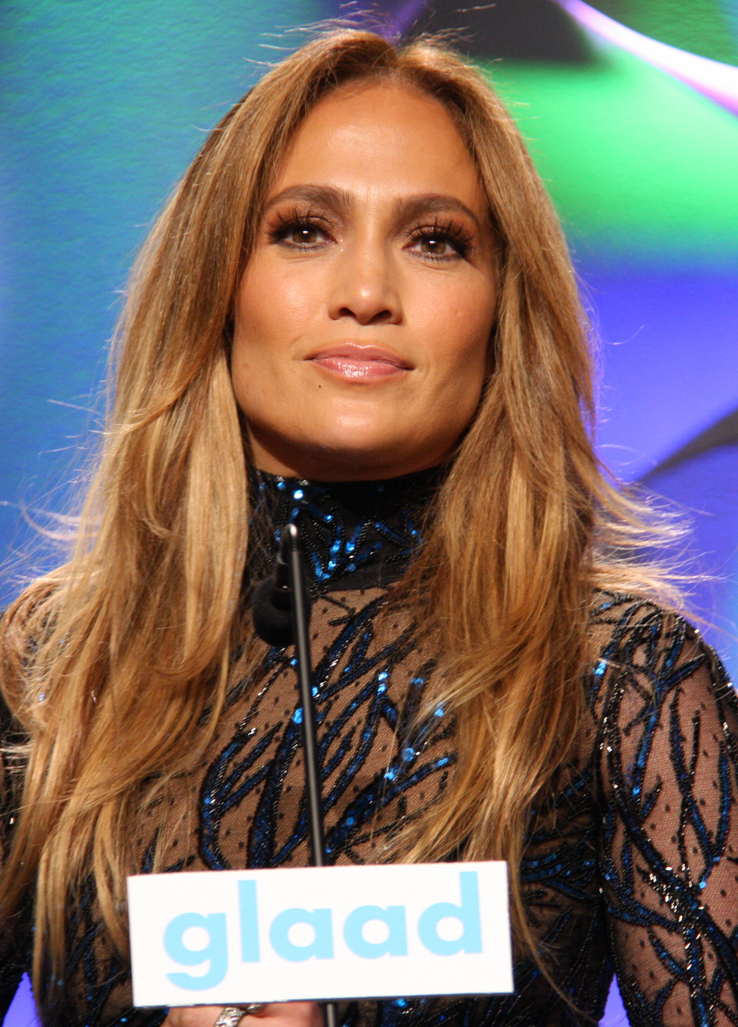
#> input picture people/jlo.jpg, 738 x 1027 px
$ jupyter execute --allow-errors Facial_Recognition_with_VGGFace_in_Keras.ipynb   (shell and % lines are left out)
#> lines starting #> are read from the running program, lines starting #| are printed output that depends on the picture
# Facial Recognition with VGGFace in Keras

Related Paper - https://www.robots.ox.ac.uk/~vgg/publications/2015/Parkhi15/parkhi15.pdf

## **1. Download our data, and import our modules**

[cell 1]
# Import our libaries
from tensorflow.keras.models import Model, Sequential
from tensorflow.keras.layers import Input, Convolution2D, ZeroPadding2D, MaxPooling2D, Flatten, Dense, Dropout, Activation
from PIL import Image
import numpy as np
from tensorflow.keras.preprocessing.image import load_img, save_img, img_to_array
from tensorflow.keras.applications.imagenet_utils import preprocess_input
from tensorflow.keras.preprocessing import image
import matplotlib.pyplot as plt

## **2. Define our VGGFace Model and load our weights**

#> (a cell that did not finish here is left out)

### **Load our VGG Face Weights**

We don't need to train our model if we can get the already trained 'weights'.

#> (a cell that did not finish here is left out)

## **3. Create our cosine distance function**

[cell 4]
def preprocess_image(image_path):
    img = load_img(image_path, target_size=(224, 224))
    img = img_to_array(img)
    img = np.expand_dims(img, axis=0)
    img = preprocess_input(img)
    return img

def findCosineSimilarity(source_representation, test_representation):
    a = np.matmul(np.transpose(source_representation), test_representation)
    b = np.sum(np.multiply(source_representation, source_representation))
    c = np.sum(np.multiply(test_representation, test_representation))
    return 1 - (a / (np.sqrt(b) * np.sqrt(c)))

# Our model that outputs the 2,622 embedding vector, not the softmax layer.
#> (the rest of this cell did not finish here and is left out)

## **4. Verify Facial Similarity**

#### **Define our verifyFace function where we load to images of faces and compare them.**

We set **epsilon** to be the threshold of whether our two faces are the same person. Setting a lower value makes it more strict with our face matching.

[cell 5]
epsilon = 0.40

def verifyFace(img1, img2):
    # Get embedding/encoding for face1 and face2
    img1_representation = vgg_face_descriptor.predict(preprocess_image('./training_faces/%s' % (img1)))[0,:]
    img2_representation = vgg_face_descriptor.predict(preprocess_image('./training_faces/%s' % (img2)))[0,:]

    # Calculate the cosine similarity between the two embeddings
    cosine_similarity = findCosineSimilarity(img1_representation, img2_representation)

    f = plt.figure()
    f.add_subplot(1,2, 1)
    plt.imshow(image.load_img('./training_faces/%s' % (img1)))
    plt.xticks([]); plt.yticks([])
    f.add_subplot(1,2, 2)
    plt.imshow(image.load_img('./training_faces/%s' % (img2)))
    plt.xticks([]); plt.yticks([])
    plt.show(block=True)

    print("Cosine similarity: ",cosine_similarity)

    # If similarity score is less than the epsilon threshold
    if(cosine_similarity < epsilon):
        print("They are same person")
    else:
        print("They are not same person!")

### **Let's run a test**

#> (a cell that did not finish here is left out)

# **5. Facial Recognition with One Shot Learning**
### **Extract faces from pictures of people**

#### **Instrutions:**
1. Place photos of people (one face visible) in the folder called "./people"
2. Faces are extracted using the haarcascade_frontalface_default detector model
3. Extracted faces are placed in the folder called "./group_of_faces"
4. We are extracting the faces needed for our one-shot learning model

[cell 7]
# Our Setup, Import Libaries, Create our Imshow Function and Download our Images
import cv2
import numpy as np
from matplotlib import pyplot as plt

# Define our imshow function
def imshow(title = "Image", image = None, size = 8):
      w, h = image.shape[0], image.shape[1]
      aspect_ratio = w/h
      plt.figure(figsize=(size * aspect_ratio,size))
      plt.imshow(cv2.cvtColor(image, cv2.COLOR_BGR2RGB))
      plt.title(title)
      plt.show()

[cell 8]
# The code below extracts faces from images and places them in the folder
import os
from os import listdir
from os.path import isfile, join

# Create a function to setup the directories we'll be storing our images
def makedir(directory):
    if not os.path.exists(directory):
        os.makedirs(directory)
        return None
    else:
        pass

# Loading out HAARCascade Face Detector
face_detector = cv2.CascadeClassifier('Haarcascades/haarcascade_frontalface_default.xml')

# Directory of image of persons we'll be extracting faces frommy
mypath = "./people/"
image_file_names = [f for f in listdir(mypath) if isfile(join(mypath, f))]
print("Collected " + str(len(image_file_names)) + " images")
makedir("./group_of_faces/")

for image_name in image_file_names:
    person_image = cv2.imread(mypath+image_name)
#> person_image is the input picture: shape (1027, 738, 3); mean B, G, R 102.5, 109.9, 121.7
    face_info = face_detector.detectMultiScale(person_image, 1.3, 5)
#> face_info = [[213, 108, 318, 318]]
    for (x,y,w,h) in face_info:
        face = person_image[y:y+h, x:x+w]
        roi = cv2.resize(face, (128, 128), interpolation = cv2.INTER_CUBIC)
#> this loop made 1 pass
#> pass 1, `face = person_image[y:y+h, x:x+w]`:
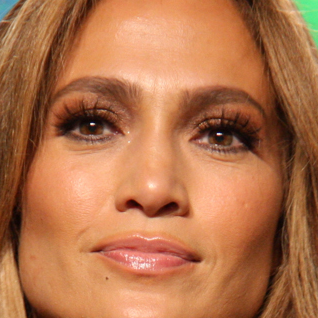
#> face: shape (318, 318, 3); mean B, G, R 75.5, 114.6, 178.1
#> pass 1, `roi = cv2.resize(face, (128, 128), interpolation = cv2.INTER_CUBIC)`:
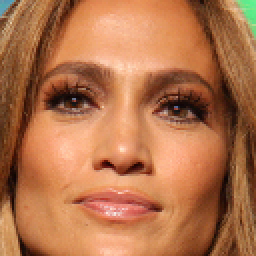
#> roi: shape (128, 128, 3) (shown 2 times larger); mean B, G, R 75.5, 114.6, 178.1

    path = "./group_of_faces/" + "face_" + image_name
    cv2.imwrite(path, roi)
    imshow("face", roi)
#> pass 2 of the loop `for image_name in image_file_names:`:
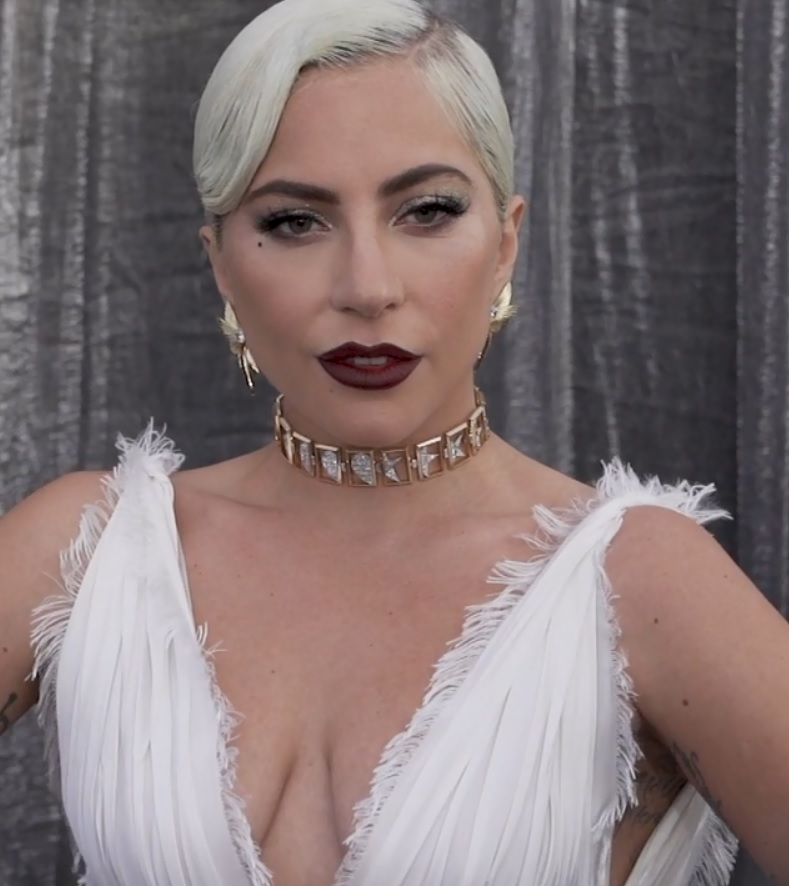
#> input picture people/ladygaga.jpg, 789 x 886 px
#> person_image is the input picture: shape (886, 789, 3); mean B, G, R 117.1, 117.1, 132
#> face_info = [[155, 53, 413, 413]]
#> the loop `for (x,y,w,h) in face_info:` made 1 pass
#> pass 1, `face = person_image[y:y+h, x:x+w]`:
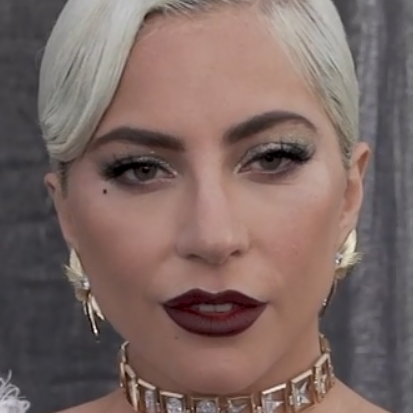
#> face: shape (413, 413, 3); mean B, G, R 99.1, 103.5, 123.8
#> pass 1, `roi = cv2.resize(face, (128, 128), interpolation = cv2.INTER_CUBIC)`:
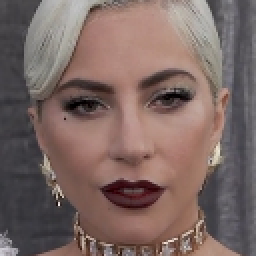
#> roi: shape (128, 128, 3) (shown 2 times larger); mean B, G, R 99.1, 103.5, 123.8

### **Load our VGGFaceModel**
- This block of code defines the VGGFace model (which we use later) and loads the model

[cell 9]
import numpy as np
import cv2
from tensorflow.keras.models import Model, Sequential
from tensorflow.keras.layers import Input, Convolution2D, ZeroPadding2D, MaxPooling2D, Flatten, Dense, Dropout, Activation
from PIL import Image
from tensorflow.keras.preprocessing.image import load_img, save_img, img_to_array
from tensorflow.keras.applications.imagenet_utils import preprocess_input
from tensorflow.keras.preprocessing import image
import matplotlib.pyplot as plt
from os import listdir

def preprocess_image(image_path):
    """Loads image from path and resizes it"""
    img = load_img(image_path, target_size=(224, 224))
    img = img_to_array(img)
    img = np.expand_dims(img, axis=0)
    img = preprocess_input(img)
    return img

#> (the rest of this cell did not finish here and is left out)

## **6. Test model using your Webcam**
This code looks up the faces you extracted in the "group_of_faces" folder and uses the similarity (Cosine Similarity) to detect which faces is most similar to the one being extracted with your webcam.

[cell 10]
from IPython.display import display, Javascript
from google.colab.output import eval_js
from base64 import b64decode

def take_photo(filename='photo.jpg', quality=0.8):
  js = Javascript('''
    async function takePhoto(quality) {
      const div = document.createElement('div');
      const capture = document.createElement('button');
      capture.textContent = 'Capture';
      div.appendChild(capture);

      const video = document.createElement('video');
      video.style.display = 'block';
      const stream = await navigator.mediaDevices.getUserMedia({video: true});

      document.body.appendChild(div);
      div.appendChild(video);
      video.srcObject = stream;
      await video.play();

      // Resize the output to fit the video element.
      google.colab.output.setIframeHeight(document.documentElement.scrollHeight, true);

      // Wait for Capture to be clicked.
      await new Promise((resolve) => capture.onclick = resolve);

      const canvas = document.createElement('canvas');
      canvas.width = video.videoWidth;
      canvas.height = video.videoHeight;
      canvas.getContext('2d').drawImage(video, 0, 0);
      stream.getVideoTracks()[0].stop();
      div.remove();
      return canvas.toDataURL('image/jpeg', quality);
    }
    ''')
  display(js)
  data = eval_js('takePhoto({})'.format(quality))
  binary = b64decode(data.split(',')[1])
  with open(filename, 'wb') as f:
    f.write(binary)
  return filename

[cell 11]
from IPython.display import Image
try:
  filename = take_photo()
  print('Saved to {}'.format(filename))

  # Show the image which was just taken.
  display(Image(filename))
except Exception as err:
  # Errors will be thrown if the user does not have a webcam or if they do not
  # grant the page permission to access it.
  print(str(err))

[cell 12]
#points to your extracted faces
people_pictures = "./group_of_faces/"

all_people_faces = dict()

for file in listdir(people_pictures):
    person_face, extension = file.split(".")
    try:
      all_people_faces[person_face] = model.predict(preprocess_image('./group_of_faces/%s.jpg' % (person_face)))[0,:]
    except:
      pass

print("Face representations retrieved successfully")

def findCosineSimilarity(source_representation, test_representation):
    a = np.matmul(np.transpose(source_representation), test_representation)
    b = np.sum(np.multiply(source_representation, source_representation))
    c = np.sum(np.multiply(test_representation, test_representation))
    return 1 - (a / (np.sqrt(b) * np.sqrt(c)))

img = cv2.imread('photo.jpg')
faces = face_detector.detectMultiScale(img, 1.3, 5)
#> faces = ()

for (x,y,w,h) in faces:
    cv2.rectangle(img,(x,y),(x+w,y+h),(255,0,0),2) #draw rectangle to main image
    detected_face = img[int(y):int(y+h), int(x):int(x+w)] #crop detected face
    detected_face = cv2.resize(detected_face, (224, 224)) #resize to 224x224

    img_pixels = image.img_to_array(detected_face)
    img_pixels = np.expand_dims(img_pixels, axis = 0)
    img_pixels /= 255

    captured_representation = model.predict(img_pixels)[0,:]

    found = 0
    for i in all_people_faces:
        person_name = i
        representation = all_people_faces[i]

        similarity = findCosineSimilarity(representation, captured_representation)
        if(similarity < 0.35):
            cv2.putText(img, person_name[5:], (int(x+w+15), int(y-12)), cv2.FONT_HERSHEY_SIMPLEX, 1, (0, 0, 255), 2)
            found = 1
            break

    #connect face and text
    cv2.line(img,(int((x+x+w)/2),y+15),(x+w,y-20),(255, 0, 0),1)
    cv2.line(img,(x+w,y-20),(x+w+10,y-20),(255, 0, 0),1)

    if(found == 0): #if found image is not in our people database
        cv2.putText(img, 'unknown', (int(x+w+15), int(y-12)), cv2.FONT_HERSHEY_SIMPLEX, 1, (255, 0, 0), 2)
#> this loop made 0 passes

#> (the rest of this cell did not finish here and is left out)
